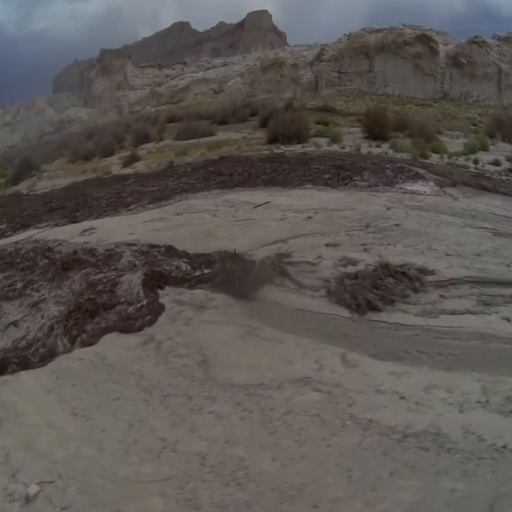
#> input picture evaluation/test/IMG/train_0000.png, 512 x 512 px
$ python main.py --imagedirectory test/IMG --groundtruth test/IMG
#> lines starting #> are read from the running program, lines starting #| are printed output that depends on the picture
### lpcvc2023_sample_solution/utils/accuracy.py
import numpy


class AccuracyTracker(object):
    def __init__(self, n_classes):
        self.n_classes = n_classes
        self.confusion_matrix = numpy.zeros((n_classes, n_classes))

    def reset(self):
        self.confusion_matrix = numpy.zeros((self.n_classes, self.n_classes))

    def _fast_hist(self, label_true, label_pred, n_class):
        mask = (label_true >= 0) & (label_true < n_class)
        hist = numpy.bincount(
            n_class * label_true[mask].astype(int) + label_pred[mask],
            minlength=n_class**2,
        ).reshape(n_class, n_class)
        return hist

    def update(self, label_trues, label_preds):
        for lt, lp in zip(label_trues, label_preds):
            self.confusion_matrix += self._fast_hist(
                lt.flatten(), lp.flatten(), self.n_classes
            )

    def get_scores(self):
        """Returns accuracy score evaluation result.
        - overall accuracy
        - mean accuracy
        - mean IU
        - fwavacc
        """
        hist = self.confusion_matrix
        self.acc = numpy.diag(hist).sum() / hist.sum()
        acc_cls = numpy.diag(hist) / (hist.sum(axis=1) + 0.000000001)
        self.acc_cls = numpy.nanmean(acc_cls)
        iu = numpy.diag(hist) / (hist.sum(axis=1) + hist.sum(axis=0) - numpy.diag(hist))
        self.mean_iu = numpy.nanmean(iu)
        freq = hist.sum(axis=1) / hist.sum()
        self.fwavacc = (freq[freq > 0] * iu[freq > 0]).sum()
        self.cls_iu = dict(zip(range(self.n_classes), iu))

        return {
            "Overall Acc: \t": self.acc,
            "Mean Acc : \t": self.acc_cls,
            "FreqW Acc : \t": self.fwavacc,
            "Mean IoU : \t": self.mean_iu,
        }

### evaluation/main.py
from argparse import ArgumentParser, Namespace
from accuracy import *
from typing import List, Tuple

import cv2
import numpy
from cv2.mat_wrapper import Mat
from imageio.core.util import Array
from imageio import imread
from numpy import ndarray
import sys
import os
import glob

SIZE: List[int] = [512, 512]

def getArgs() -> Namespace:
    # NOTE: These variables can be changed
    programName: str = "LPCVC 2023 Sample Solution"
    authors: List[str] = ["Stephanie Guerra", "Himank Kothari", "Sai Vemu"]

    prog: str = programName
    usage: str = f"This is the {programName}"
    description: str = f"This {programName} does create a single segmentation map of aerial scenes of disaster environments captured by unmanned arieal vehicles (UAVs)"
    epilog: str = f"This {programName} was created by {''.join(authors)}"

    # NOTE: It is recommended to not change these flags
    parser: ArgumentParser = ArgumentParser(prog, usage, description, epilog)
    parser.add_argument(
        "-i",
        "--imagedirectory",
        required=True,
        help="Directory containing the generated segmentation maps",
    )
    parser.add_argument(
        "-g",
        "--groundtruth",
        required=True,
        help="Directory containing the ground truth images to compare to",
    )

    return parser.parse_args()

def loadGroundTruthImage(imagePath: str) -> ndarray:
    image: Array = imread(uri=imagePath).astype(numpy.uint8)

    if len(image.shape) == 3:
        image = image[:, :, 0]

    resizedImage: Mat = cv2.resize(image, tuple(SIZE), interpolation=cv2.INTER_AREA)
    resizedImage: Mat = cv2.resize(
        resizedImage, tuple(SIZE), interpolation=cv2.INTER_NEAREST
    )
    outputImage: ndarray = resizedImage[numpy.newaxis, :, :]

    return outputImage

def get_score(image, groundTruth):
    accuracyTracker: AccuracyTracker = AccuracyTracker(n_classes=14)
    groundTruthArray: ndarray = loadGroundTruthImage(imagePath=groundTruth)
    outArray: ndarray = loadGroundTruthImage(imagePath=image)
    accuracyTracker.update(groundTruthArray, outArray)
    accuracyTracker.get_scores()
    return accuracyTracker.mean_dice

def main():
    args: Namespace = getArgs()

    segmentation_map_directory = args.imagedirectory
    ground_truth_directory = args.groundtruth

    segmentation_maps = sorted(glob.glob(os.path.join(segmentation_map_directory, '*.png')))
    ground_truths = sorted(glob.glob(os.path.join(ground_truth_directory, '*.png')))

    if len(segmentation_maps) != len(ground_truths):
        print("The number of segmentation maps and ground truth images does not match.")
        sys.exit(1)

    total_score = 0
    image_count = len(segmentation_maps)

    for image, ground_truth in zip(segmentation_maps, ground_truths):
        score = get_score(image, ground_truth)
#> in loadGroundTruthImage, image is the input picture: shape (512, 512, 3); mean R, G, B 91.8, 86.7, 83.4
#> in loadGroundTruthImage, `image = image[:, :, 0]`:
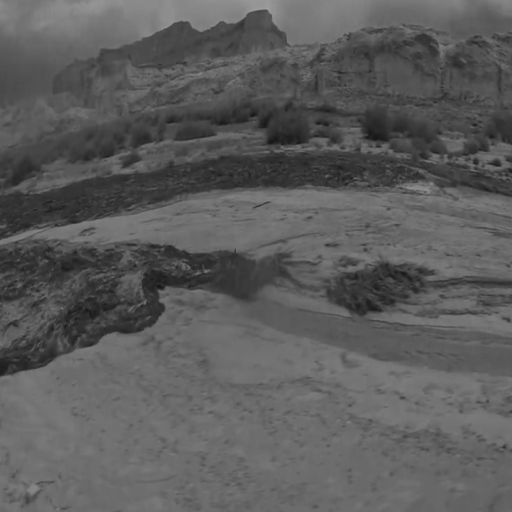
#> image: shape (512, 512); min 21, max 159, mean 91.8
#> the loop in update, `for lt, lp in zip(label_trues, label_preds):` made 1 pass
#> in get_scores, `self.acc = numpy.diag(hist).sum() / hist.sum()`: self.acc = nan
#> in get_scores, `acc_cls = numpy.diag(hist) / (hist.sum(axis=1) + 0.000000001)`: acc_cls = [0, 0, 0, 0, 0, 0, 0, 0, 0, 0, 0, 0, 0, 0]
#> in get_scores, `self.acc_cls = numpy.nanmean(acc_cls)`: self.acc_cls = 0
#> in get_scores, `iu = numpy.diag(hist) / (hist.sum(axis=1) + hist.sum(axis=0) - numpy.d..`: iu = [nan, nan, nan, nan, nan, nan, nan, nan, nan, nan, nan, nan, nan, nan]
#> in get_scores, `self.mean_iu = numpy.nanmean(iu)`: self.mean_iu = nan
#> in get_scores, `freq = hist.sum(axis=1) / hist.sum()`: freq has the same summary as iu
#> in get_scores, `self.fwavacc = (freq[freq > 0] * iu[freq > 0]).sum()`: self.fwavacc = 0
#> in get_scores, `self.cls_iu = dict(zip(range(self.n_classes), iu))`: self.cls_iu = 14 items
        total_score += score

    average_score = total_score / image_count
    print(f"{average_score}")


if __name__=='__main__':
#> (the run stopped early here; a loop or call above may not have finished)

$ run again, on evaluation/test/IMG/val_0000.png
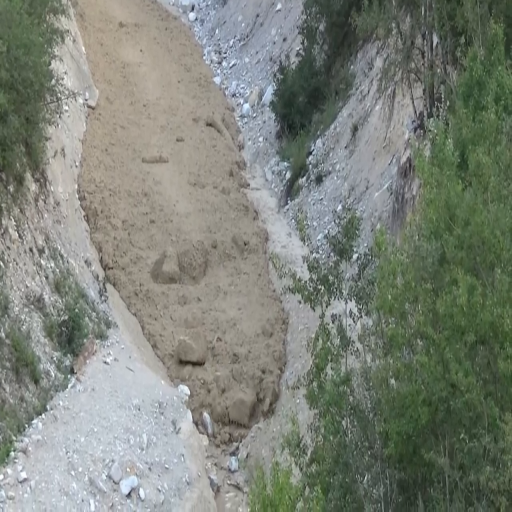
#> input picture evaluation/test/IMG/val_0000.png, 512 x 512 px
#> in loadGroundTruthImage, image is the input picture: shape (512, 512, 3); mean R, G, B 125.1, 130.5, 121
#> in loadGroundTruthImage, `image = image[:, :, 0]`:
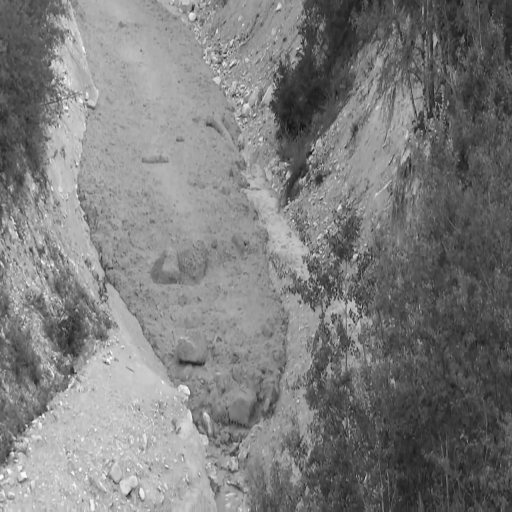
#> image: shape (512, 512); min 15, max 254, mean 125.1
#> the loop in update, `for lt, lp in zip(label_trues, label_preds):` made 1 pass
#> self.acc = nan
#> acc_cls = [0, 0, 0, 0, 0, 0, 0, 0, 0, 0, 0, 0, 0, 0]
#> self.acc_cls = 0
#> iu = [nan, nan, nan, nan, nan, nan, nan, nan, nan, nan, nan, nan, nan, nan]
#> self.mean_iu = nan
#> freq has the same summary as iu
#> self.fwavacc = 0
#> self.cls_iu = 14 items

$ run again, on evaluation/test/IMG/val_0002.png
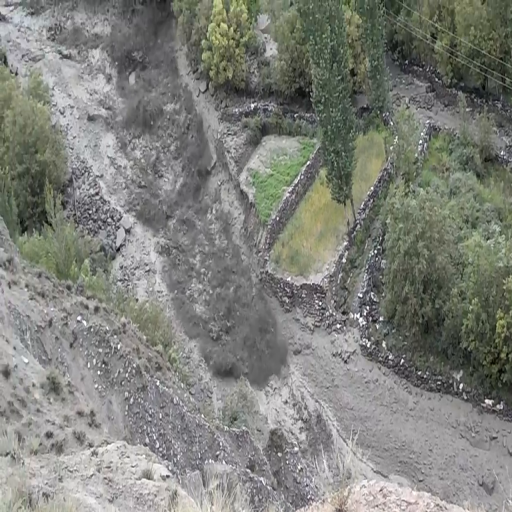
#> input picture evaluation/test/IMG/val_0002.png, 512 x 512 px
#> in loadGroundTruthImage, image is the input picture: shape (512, 512, 3); mean R, G, B 127.4, 129.1, 122.9
#> in loadGroundTruthImage, `image = image[:, :, 0]`:
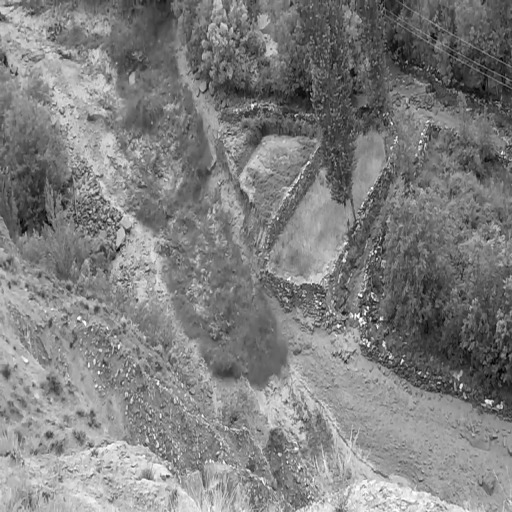
#> image: shape (512, 512); min 0, max 255, mean 127.4
#> the loop in update, `for lt, lp in zip(label_trues, label_preds):` made 1 pass
#> self.acc = 1
#> acc_cls = [1, 0, 1, 1, 1, 1, 1, 1, 1, 1, 1, 1, 1, 1]
#> self.acc_cls = 0.929
#> iu = [1, nan, 1, 1, 1, 1, 1, 1, 1, 1, 1, 1, 1, 1]
#> self.mean_iu = 1
#> freq = [0.0139, 0, 0.0417, 0.0278, 0.0556, 0.0556, 0.0694, 0.0417, 0.111, 0.0278, 0.139, 0.125, 0.139, 0.153]
#> self.fwavacc = 1
#> self.cls_iu = 14 items
